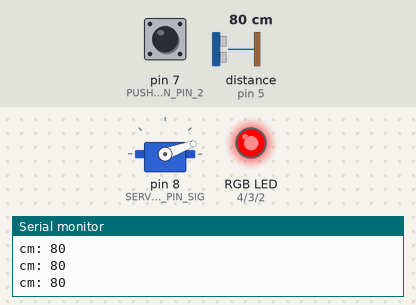
The sketch below on a simulated Arduino Uno, built with avr-gcc and run on an emulated ATmega328P. Parts: servo, an RGB LED mixed from three pins (HIGH = lit), the last lines printed to the serial monitor. Wiring (inferred from the names in the program): ultrasonic range finder: trigger pin 6; echo pin 5. The test bench sets the inputs (shaded band); at power-on: distance to the obstacle (sensor on pin 5) 80 cm, pin 7 (PUSHBUTTON_PIN_2) LOW. The echo pulse lasts 58.3 µs per cm; pins used as bus, display or sensor lines are not drawn.

Above: at 1.2 s.
1.3 s: distance to the obstacle (sensor on pin 5) set to 8 cm
2.8 s: distance to the obstacle (sensor on pin 5) set to 5 cm
At 2.95 s:
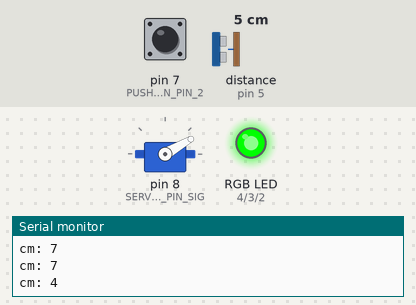
At 6.7 s:
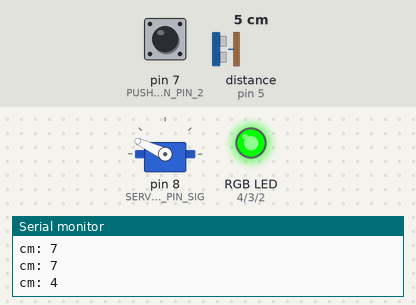
Timing chart, 0 to 8.2 s (numbered marks = the images above; inputs shaded):
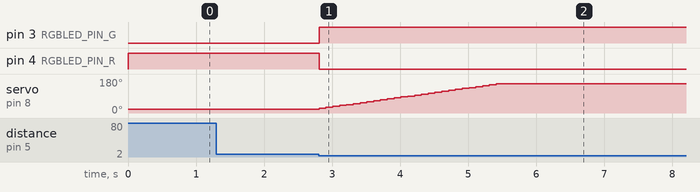

Measured:
- the behaviour switches between 7 and 6 cm on distance to the obstacle (sensor on pin 5) (found by bisection; images 0 and 1)
- after the input at 2.8 s, pin 3 (RGBLED_PIN_G): LOW → HIGH at once; pin 4 (RGBLED_PIN_R): HIGH → LOW at once; servo on pin 8 (SERVO9G_PIN_SIG): moves from 20° to 155° over 2.6 s, starting at once

The sketch:

automatic_door.ino
```cpp
#include "Arduino.h"
#include "Servo.h"

// Pin Definitions
#define HCSR04_PIN_TRIG  6
#define HCSR04_PIN_ECHO 5
#define PUSHBUTTON_PIN_2  7
#define RGBLED_PIN_B  2
#define RGBLED_PIN_G  3
#define RGBLED_PIN_R  4
#define SERVO9G_PIN_SIG 8

// Global variables and defines
const int servo9gRestPosition   = 20;  //Starting position
const int servo9gTargetPosition = 155; //Position when event is detected

// object initialization
int button_state = 0;
int last_button_state = 0;
int door_state = 0;
long duration, cm;
Servo servo9g;

void setup() {
  // put your setup code here, to run once:

  //servo
  servo9g.attach(SERVO9G_PIN_SIG);
  servo9g.write(servo9gRestPosition);
  //RGB LED
  pinMode(RGBLED_PIN_R, OUTPUT);
  pinMode(RGBLED_PIN_G, OUTPUT);
  pinMode(RGBLED_PIN_B, OUTPUT);
  //Button
  pinMode(PUSHBUTTON_PIN_2, INPUT);
  //Ultrasonic Sensor
  pinMode(HCSR04_PIN_TRIG, OUTPUT);
  pinMode(HCSR04_PIN_ECHO, INPUT);

  Serial.begin(9600);
  digitalWrite(RGBLED_PIN_R, 255);
  digitalWrite(RGBLED_PIN_G, 0);
  digitalWrite(RGBLED_PIN_B, 0);

  door_state = servo9g.read();
  if(door_state != servo9gRestPosition)
  {
    for(int i = door_state; i >= servo9gRestPosition; i -= 5)
    {
      servo9g.write(i);
      delay(100);
      Serial.print("door_state: ");
      Serial.println(i);
    }
  }

}

void loop() {
  // put your main code here, to run repeatedly:

  digitalWrite(HCSR04_PIN_TRIG, LOW);
  delayMicroseconds(2);
  digitalWrite(HCSR04_PIN_TRIG, HIGH);
  delayMicroseconds(10);
  digitalWrite(HCSR04_PIN_TRIG, LOW);
  duration = pulseIn(HCSR04_PIN_ECHO, HIGH);
  cm = microsecondsToCentimeters(duration);
  Serial.print("cm: ");
  Serial.println(cm);

  button_state = digitalRead(PUSHBUTTON_PIN_2);
  door_state = servo9g.read();

  //open door
  if((cm <= 5) || (button_state == HIGH) && (door_state == servo9gRestPosition))
  {
    last_button_state = button_state;
    digitalWrite(RGBLED_PIN_R, 0);
    digitalWrite(RGBLED_PIN_G, 255);
    digitalWrite(RGBLED_PIN_B, 0);

    for(int i = 25; i <= servo9gTargetPosition; i += 5)
    {
      servo9g.write(i);
      delay(100);
    }
    delay(8000);

  }
  //someone by the door, extend time
  else if(((cm <= 15) || (button_state == HIGH)) && (door_state == servo9gTargetPosition) )
  {
    Serial.println("delay");
    delay(8000);
  }
  //close door
  else if (((cm > 15) || (last_button_state == HIGH)) && (door_state == servo9gTargetPosition))
  {
    for(int i = servo9gTargetPosition; i >= servo9gRestPosition; i -= 5)
    {
      servo9g.write(i);
      digitalWrite(RGBLED_PIN_R, 0);
      digitalWrite(RGBLED_PIN_G, 0);
      digitalWrite(RGBLED_PIN_B, 0);
      delay(100);
      digitalWrite(RGBLED_PIN_R, 255);
      digitalWrite(RGBLED_PIN_G, 0);
      digitalWrite(RGBLED_PIN_B, 0);
      delay(100);
      digitalWrite(HCSR04_PIN_TRIG, LOW);
      delayMicroseconds(2);
      digitalWrite(HCSR04_PIN_TRIG, HIGH);
      delayMicroseconds(10);
      digitalWrite(HCSR04_PIN_TRIG, LOW);
      duration = pulseIn(HCSR04_PIN_ECHO, HIGH);
      cm = microsecondsToCentimeters(duration);
      Serial.print("cm: ");
      Serial.println(cm);
      if(cm <= 5)
      {
        break;
      }
    }
  }

}

long microsecondsToCentimeters(long microseconds) {
   return microseconds / 29 / 2;
}
```
